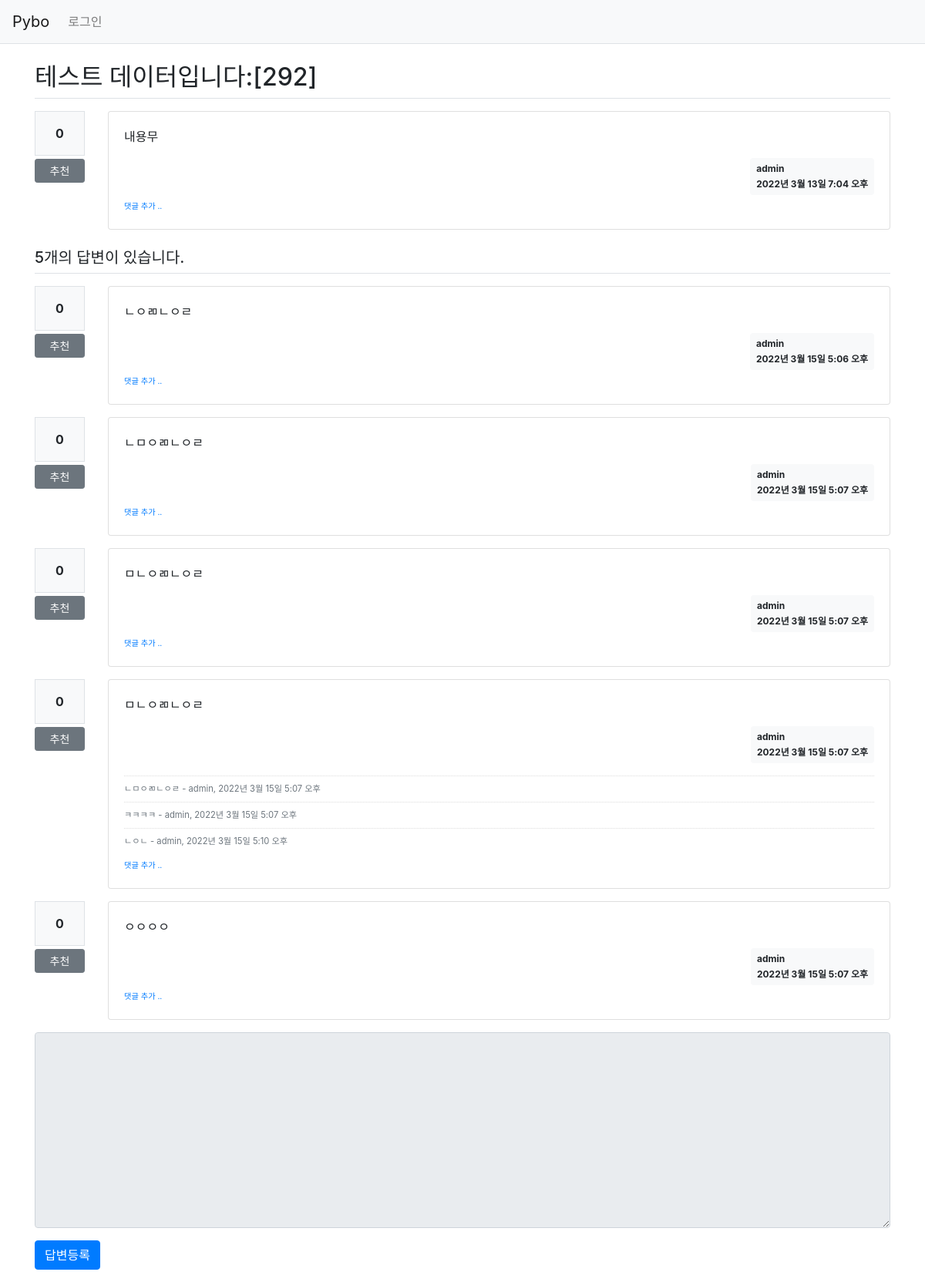
The page /pybo/300/ on the database its author committed.
### pybo/models.py (models this page shows, shortened)
class Question(models.Model):
    author = models.ForeignKey(User, on_delete=models.CASCADE, related_name='author_question')
    subject = models.CharField(max_length=200)
    content = models.TextField()
    create_date = models.DateTimeField()
    ip = models.CharField(max_length=200,default=False)
    modify_date = models.DateTimeField(null=True, blank=True)
    voter = models.ManyToManyField(User, related_name='voter_question')  # 추천인 추가

class Answer(models.Model):
    author = models.ForeignKey(User, on_delete=models.CASCADE, related_name='author_answer')
    question = models.ForeignKey(Question, on_delete=models.CASCADE)
    content = models.TextField(default = False)
    create_date = models.DateTimeField()
    modify_date = models.DateTimeField(null=True, blank=True)
    voter = models.ManyToManyField(User, related_name='voter_answer')

class Comment(models.Model):
    author = models.ForeignKey(User, on_delete=models.CASCADE)
    content = models.TextField()
    create_date = models.DateTimeField()
    modify_date = models.DateTimeField(null=True, blank=True)
    question = models.ForeignKey(Question, null=True, blank=True, on_delete=models.CASCADE)
    answer = models.ForeignKey(Answer, null=True, blank=True, on_delete=models.CASCADE)

### pybo/views/base_views.py (the view)
def detail(request, question_id):
    question = get_object_or_404(Question, pk=question_id)
    context = {'question': question}
    return render(request, 'pybo/question_detail.html', context)

### pybo/templatetags/pybo_filter.py (called while the page is built)
@register.filter()
def mark(value):
    extensions = ["nl2br", "fenced_code"]
    return mark_safe(markdown.markdown(value, extensions=extensions))

### templates/pybo/question_detail.html (shortened to what this page needs)
{% extends 'base.html' %}
{% load pybo_filter %}
{% block content %}
<div class="container my-3">
    <h2 class="border-bottom py-2">{{ question.subject }}</h2>
    <div class="row my-3">
        <div class="col-1">
            <div class="bg-light text-center p-3 border font-weight-bolder mb-1">{{question.voter.count}}</div>
            <a href="#" data-uri="{% url 'pybo:vote_question' question.id  %}"
               class="recommend btn btn-sm btn-secondary btn-block my-1">추천</a>
        </div>
        <div class="col-11">
            <div class="card">
                <div class="card-body">
                    <div class="card-text">{{ question.content|mark }}</div>
                    <div class="d-flex justify-content-end">
                        <div class="badge badge-light p-2 text-left">
                            <div class="mb-2">{{ question.author.username }}</div>
                            <div>{{ question.create_date }}</div>
                        </div>
                    </div>
                    <div>
                        <a href="{% url 'pybo:comment_create_question' question.id  %}"
                        class="small"><small>댓글 추가 ..</small></a>
                    </div>
                </div>
            </div>
        </div>
    </div>
    <h5 class="border-bottom my-3 py-2">{{question.answer_set.count}}개의 답변이 있습니다.</h5>
    {% for answer in question.answer_set.all %}
    <div class="row my-3">
        <div class="col-1">
            <div class="bg-light text-center p-3 border font-weight-bolder mb-1">{{answer.voter.count}}</div>
            <a href="#" data-uri="{% url 'pybo:vote_answer' answer.id  %}"
                class="recommend btn btn-sm btn-secondary btn-block my-1">추천</a>
        </div>
        <div class="col-11">
            <div class="card">
                <div class="card-body">
                    <div class="card-text">{{ answer.content|mark }}</div>
                    <div class="d-flex justify-content-end">
                        <div class="badge badge-light p-2 text-left">
                            <div class="mb-2">{{ answer.author.username }}</div>
                            <div>{{ answer.create_date }}</div>
                        </div>
                    </div>
                    {% if answer.comment_set.count > 0 %}
                    <div class="mt-3">
                    {% for comment in answer.comment_set.all %}
                        <div class="comment py-2 text-muted">
                            <span style="white-space: pre-line;">{{ comment.content }}</span>
                            <span>
                                - {{ comment.author }}, {{ comment.create_date }}
                            </span>
                        </div>
                    {% endfor %}
                    </div>
                    {% endif %}
                    <div>
                        <a href="{% url 'pybo:comment_create_answer' answer.id  %}"
                        class="small"><small>댓글 추가 ..</small></a>
                    </div>
                </div>
            </div>
        </div>
    </div>
    {% endfor %}
    <form action="{% url 'pybo:answer_create' question.id %}" method="post" class="my-3">
        <div class="form-group">
            <textarea {% if not user.is_authenticated %}disabled{% endif %}
            name="content" id="content" class="form-control" rows="10"></textarea>
        </div>
        <input type="submit" value="답변등록" class="btn btn-primary">
    </form>
</div>
{% endblock %}

### static/style.css (style rules this page uses)
.comment { border-top:dotted 1px #ddd; font-size:0.7em; }

### rows shown on the page
Question: subject "테스트 데이터입니다:[292]", voter.count "0", content|mark "내용무", author.username "admin", create_date "2022년 3월 13일 7:04 오후", answer_set.count "5"
Answer: voter.count "0", content|mark "ㄴㅇㄻㄴㅇㄹ", author.username "admin", create_date "2022년 3월 15일 5:06 오후"
Answer: voter.count "0", content|mark "ㄴㅁㅇㄻㄴㅇㄹ", author.username "admin", create_date "2022년 3월 15일 5:07 오후"
Answer: voter.count "0", content|mark "ㅁㄴㅇㄻㄴㅇㄹ", author.username "admin", create_date "2022년 3월 15일 5:07 오후"
Answer: voter.count "0", content|mark "ㅁㄴㅇㄻㄴㅇㄹ", author.username "admin", create_date "2022년 3월 15일 5:07 오후"
Comment: content "ㄴㅁㅇㄻㄴㅇㄹ", author "admin", create_date "2022년 3월 15일 5:07 오후"
Comment: content "ㅋㅋㅋㅋ", author "admin", create_date "2022년 3월 15일 5:07 오후"
Comment: content "ㄴㅇㄴ", author "admin", create_date "2022년 3월 15일 5:10 오후"
Answer: voter.count "0", content|mark "ㅇㅇㅇㅇ", author.username "admin", create_date "2022년 3월 15일 5:07 오후"
